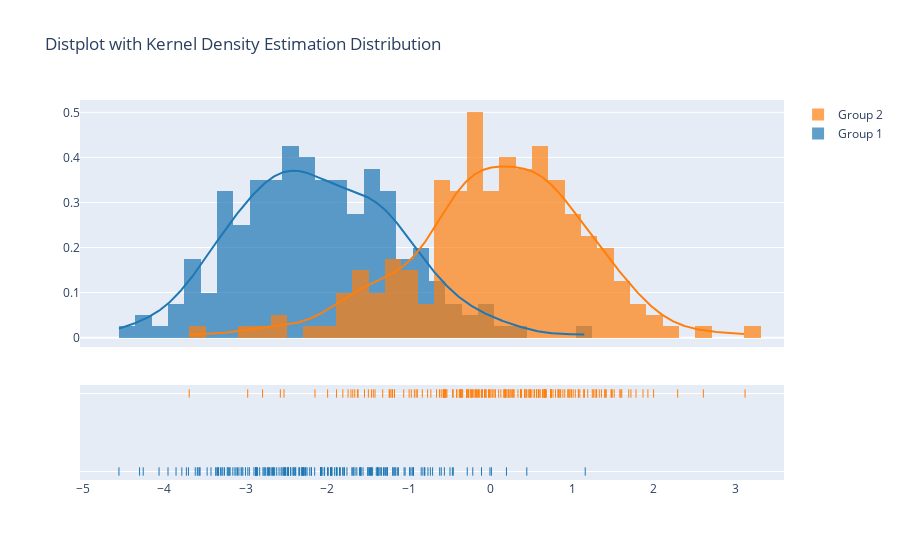

This figure's notebook cell:
### Markdown cell above
Plotly distplots are basically just histograms with a density estimate curve, smoothed by a gaussian function. Veering away from our dataset, we can generate a set of random floats following a normal/gaussian distribution to visualize what we want to see.

### Code cell
import plotly.figure_factory as ff
x1 = np.random.randn(200) - 2
x2 = np.random.randn(200
hist_data = [x1, x2]
group_labels = ['Group 1', 'Group 2']


fig = ff.create_distplot(hist_data, group_labels, bin_size=.2)
fig.update_layout(title_text='Distplot with Kernel Density Estimation Distribution')
fig.show()

### Figure 1 — Plotly figure (JSON) as saved in the notebook; plotly's stock layout.template omitted (floating-point values rounded to 4 significant figures; data arrays with more than 128 entries replaced by an {"elided": "..."} marker saying what was removed)
{"data": [{"autobinx": false, "histnorm": "probability density", "legendgroup": "Group 1", "marker": {"color": "rgb(31, 119, 180)"}, "name": "Group 1", "opacity": 0.7, "type": "histogram", "x": {"elided": "200 float values"}, "xaxis": "x", "xbins": {"end": 1.158, "size": 0.2, "start": -4.555}, "yaxis": "y"}, {"autobinx": false, "histnorm": "probability density", "legendgroup": "Group 2", "marker": {"color": "rgb(255, 127, 14)"}, "name": "Group 2", "opacity": 0.7, "type": "histogram", "x": {"elided": "200 float values"}, "xaxis": "x", "xbins": {"end": 3.116, "size": 0.2, "start": -3.694}, "yaxis": "y"}, {"legendgroup": "Group 1", "marker": {"color": "rgb(31, 119, 180)"}, "mode": "lines", "name": "Group 1", "showlegend": false, "type": "scatter", "x": {"elided": "500 float values"}, "xaxis": "x", "y": {"elided": "500 float values"}, "yaxis": "y"}, {"legendgroup": "Group 2", "marker": {"color": "rgb(255, 127, 14)"}, "mode": "lines", "name": "Group 2", "showlegend": false, "type": "scatter", "x": {"elided": "500 float values"}, "xaxis": "x", "y": {"elided": "500 float values"}, "yaxis": "y"}, {"legendgroup": "Group 1", "marker": {"color": "rgb(31, 119, 180)", "symbol": "line-ns-open"}, "mode": "markers", "name": "Group 1", "showlegend": false, "type": "scatter", "x": {"elided": "200 float values"}, "xaxis": "x", "y": {"elided": "200 str values"}, "yaxis": "y2"}, {"legendgroup": "Group 2", "marker": {"color": "rgb(255, 127, 14)", "symbol": "line-ns-open"}, "mode": "markers", "name": "Group 2", "showlegend": false, "type": "scatter", "x": {"elided": "200 float values"}, "xaxis": "x", "y": {"elided": "200 str values"}, "yaxis": "y2"}], "layout": {"barmode": "overlay", "hovermode": "closest", "legend": {"traceorder": "reversed"}, "title": {"text": "Distplot with Kernel Density Estimation Distribution"}, "xaxis": {"anchor": "y2", "domain": [0, 1], "zeroline": false}, "yaxis": {"anchor": "free", "domain": [0.35, 1], "position": 0}, "yaxis2": {"anchor": "x", "domain": [0, 0.25], "dtick": 1, "showticklabels": false}}}
